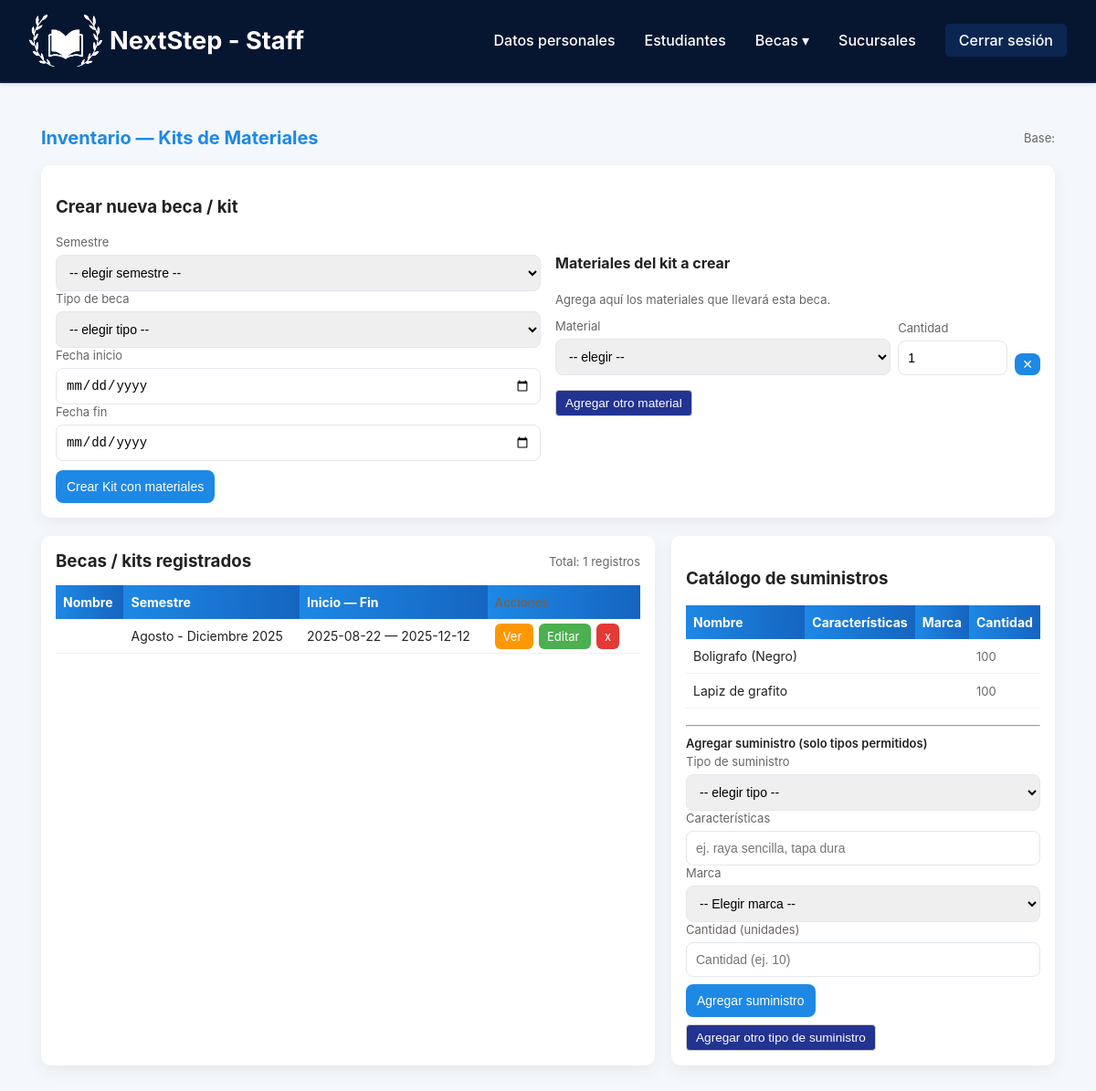
/Staff/Inventario.php, run on an earlier commit of the app's database.
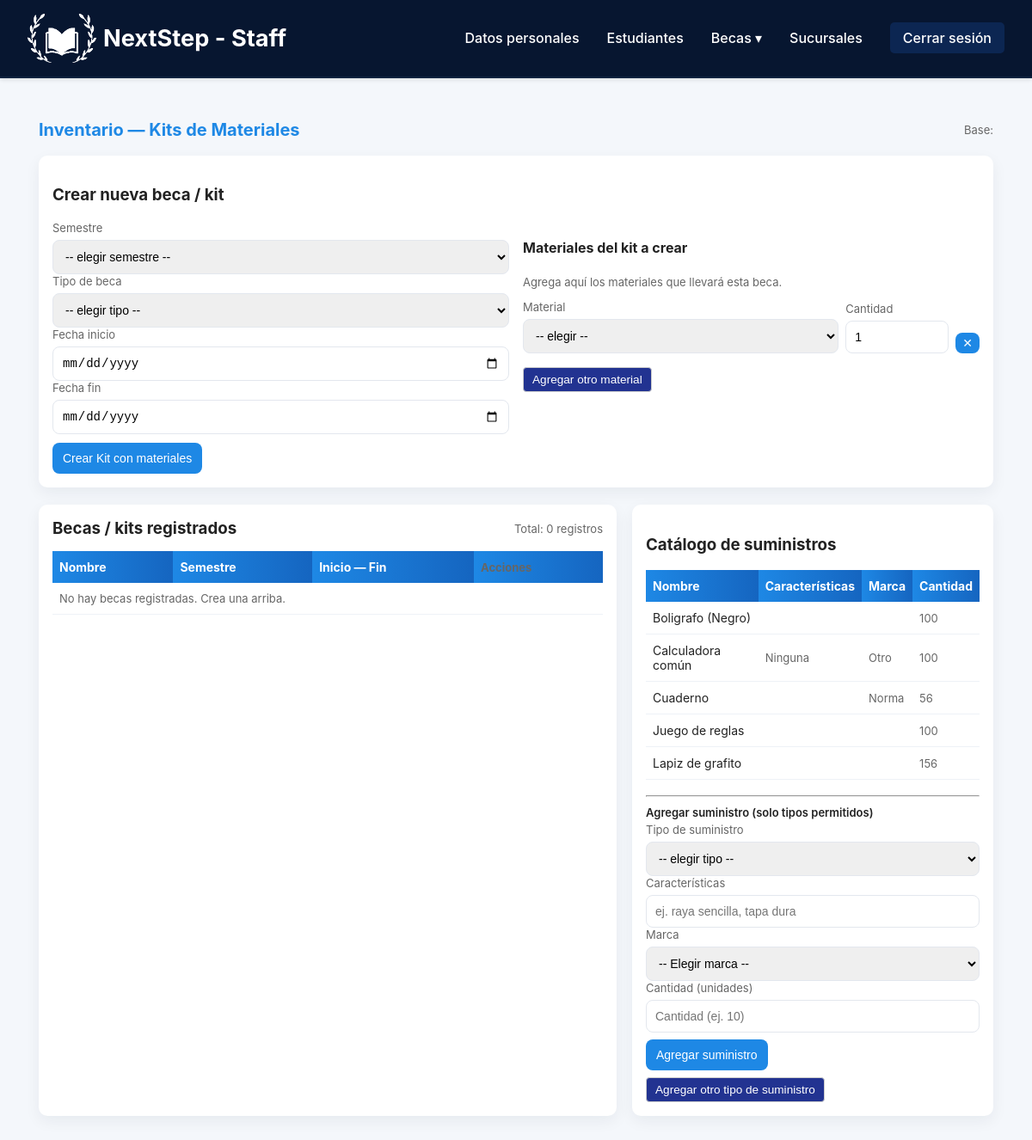
And on a later commit of the database.
### tables this page shows
CREATE TABLE `kit` (
  `ID_Kit` int(11) NOT NULL,
  `Name` varchar(100) NOT NULL,
  `FK_ID_Semester` int(11) NOT NULL,
  `Start_date` date NOT NULL,
  `End_date` date NOT NULL
);

CREATE TABLE `semester` (
  `ID_Semester` int(11) NOT NULL,
  `Period` varchar(30) NOT NULL,
  `Year` int(11) NOT NULL
);

CREATE TABLE `supplies` (
  `ID_Supply` int(11) NOT NULL,
  `Name` varchar(30) NOT NULL,
  `features` varchar(30) DEFAULT NULL,
  `marca` varchar(30) DEFAULT NULL,
  `Unit` varchar(15) NOT NULL
);

### Staff/inventario_logic.php (called while the page is built, shortened)
<?php
require '../Conexiones/db.php';
function h($s) { return htmlspecialchars($s, ENT_QUOTES | ENT_SUBSTITUTE, 'UTF-8'); }
$getAction = $_GET['action'] ?? '';
$registrosPorPagina = 5;
$paginaActual = isset($_GET['pagina']) ? (int)$_GET['pagina'] : 1;
$offset = ($paginaActual - 1) * $registrosPorPagina;
$stmtTotal = $conn->prepare("SELECT COUNT(*) as total FROM kit");
$stmtTotal->execute();
$resultTotal = $stmtTotal->get_result();
$totalKits = $resultTotal->fetch_assoc()['total'] ?? 0;
$supplies_all = [];
$resSup = $conn->query(
    "SELECT ID_Supply, Name, features, marca, Unit
     FROM supplies
     ORDER BY Name"
);
while ($r = $resSup->fetch_assoc()) $supplies_all[] = $r;
$kits = [];
$q = "SELECT k.ID_Kit, k.Name, k.FK_ID_Semester, k.Start_date, k.End_date,
             s.Period, s.Year
      FROM kit k
      LEFT JOIN semester s ON k.FK_ID_Semester = s.ID_Semester
      ORDER BY k.ID_Kit DESC
      LIMIT ? OFFSET ?";
$stmt = $conn->prepare($q);
$stmt->bind_param("ii", $registrosPorPagina, $offset);
$stmt->execute();
$res = $stmt->get_result();
while ($r = $res->fetch_assoc()) $kits[] = $r;
$selectedKitId     = null;

### Staff/Inventario.php (the view, shortened to what this page needs)
<?php
require 'inventario_logic.php';
?>
<!DOCTYPE html>
<html lang="es">
<head>
    <link rel="stylesheet" href="../assets/staff/inventario.css">
</head>
<body>
<?php include '../Includes/HeaderMenuStaff.php'; ?>
<div class="wrap">
    <header>
        <h1>Inventario — Kits de Materiales</h1>
        <div class="small">
            Base:
        </div>
    </header>
    <div class="card card--with-gap">
        <?php
        if ($selectedKitId && $selectedKitInfo) {
            $kit_edit = $selectedKitInfo;
        } else {
            $kit_edit = null;
        }
        ?>
        <?php if ($kit_edit): ?>
            <h3>Editar beca / kit: <?php echo h($kit_edit['Name']); ?></h3>
            <form method="post">
                <input type="hidden" name="action" value="update_kit">
                <input type="hidden" name="id_kit" value="<?php echo h($kit_edit['ID_Kit']); ?>">
                <p class="small">
                    Nombre interno: <strong><?php echo h($kit_edit['Name']); ?></strong>
                </p>
                <label>Semestre</label>
                <select name="fk_semester" required>
                    <option value="">-- elegir semestre --</option>
                    <?php foreach ($semesters as $s): ?>
                        <option value="<?php echo h($s['ID_Semester']); ?>"
                            <?php echo ($kit_edit['FK_ID_Semester']==$s['ID_Semester']) ? 'selected' : ''; ?>>
                            <?php echo h($s['Period'].' '.$s['Year']); ?>
                        </option>
                    <?php endforeach; ?>
                </select>
                <label>Fecha inicio</label>
                <input type="date" name="start_date"
                       value="<?php echo h($kit_edit['Start_date'] ?? ''); ?>" required>
                <label>Fecha fin</label>
                <input type="date" name="end_date"
                       value="<?php echo h($kit_edit['End_date'] ?? ''); ?>" required>
                <div style="margin-top:10px">
                    <button type="submit">Guardar cambios</button>
                    <a href="<?php echo h($_SERVER['PHP_SELF']); ?>?pagina=<?php echo $paginaActual; ?>" class="small link-cancel">Cancelar</a>
                </div>
            </form>
        <?php else: ?>
            <h3>Crear nueva beca / kit</h3>
            <form method="post">
                <div class="kit-create-grid">
                    <div class="kit-create-col">
                        <label>Semestre</label>
                        <select name="fk_semester" required>
                            <option value="">-- elegir semestre --</option>
                        </select>
                        <label>Tipo de beca</label>
                        <select name="kit_level" id="kit_level" required>
                            <option value="">-- elegir tipo --</option>
                        </select>
                        <label>Fecha inicio</label>
                        <input type="date" name="start_date" required>
                        <label>Fecha fin</label>
                        <input type="date" name="end_date" required>
                    </div>
                    <div class="kit-create-col">
                        <h4>Materiales del kit a crear</h4>
                        <p class="small">Agrega aquí los materiales que llevará esta beca.</p>
                        <div id="kit-materials-container">
                            <div class="kit-material-row">
                                <div class="kit-material-col">
                                    <label>Material</label>
                                    <select name="kit_supply_ids[]">
                                        <option value="">-- elegir --</option>
                                    </select>
                                </div>
                                <div class="kit-material-qty">
                                    <label>Cantidad</label>
                                    <input type="number" name="kit_units[]" min="1" value="1">
                                </div>
                                <div class="kit-material-remove">
                                    <button type="button" onclick="removeKitMaterialRow(this)">✕</button>
                                </div>
                            </div>
                        </div>
                        <button type="button" class="btn-secondary-link" onclick="addKitMaterialRow();">
                            Agregar otro material
                        </button>
                    </div>
                </div>
                <div style="margin-top:10px">
                    <button type="submit">Crear Kit con materiales</button>
                </div>
            </form>
        <?php endif; ?>
    </div>
    <div class="grid" style="margin-top:20px;">
        <div class="card">
            <div class="controls-row">
                <h3 style="margin:0">Becas / kits registrados</h3>
                <div class="small">
                    Total: <?php echo $totalKits; ?> registros
                </div>
            </div>
            <table>
                <thead>
                <tr>
                    <th>Nombre</th>
                    <th>Semestre</th>
                    <th>Inicio — Fin</th>
                    <th class="small">Acciones</th>
                </tr>
                </thead>
                <tbody>
                <?php if (empty($kits)): ?>
                    <tr><td colspan="4" class="small">No hay becas registradas. Crea una arriba.</td></tr>
                <?php else: ?>
                    <?php foreach ($kits as $k): ?>
                        <tr>
                            <td><?php echo h($k['Name']); ?></td>
                            <td><?php echo h(($k['Period'] ?? '-') . ' ' . ($k['Year'] ?? '')); ?></td>
                            <td><?php echo h($k['Start_date']); ?> — <?php echo h($k['End_date']); ?></td>
                            <td class="actions">
                                <a class="view"
                                   href="#"
                                   onclick="openKitModal(<?php echo (int)$k['ID_Kit']; ?>); return false;">
                                   Ver
                                </a>
                                <a class="edit"
                                   href="<?php echo h($_SERVER['PHP_SELF']); ?>?action=view_materials&id=<?php echo h($k['ID_Kit']); ?>&pagina=<?php echo $paginaActual; ?>">
                                   Editar
                                </a>
                                <a class="del"
                                   href="<?php echo h($_SERVER['PHP_SELF']); ?>?action=delete_kit&id=<?php echo h($k['ID_Kit']); ?>&pagina=<?php echo $paginaActual; ?>"
                                   onclick="return confirm('¿Eliminar beca/kit y sus materiales?')">
                                   x
                                </a>
                            </td>
                        </tr>
                    <?php endforeach; ?>
                <?php endif; ?>
                </tbody>
            </table>
        </div>
        <aside>
            <div class="card">
                <h3>Catálogo de suministros</h3>
                <table id="supplies-table" style="margin-bottom:8px">
                    <thead>
                        <tr>
                            <th>Nombre</th>
                            <th>Características</th>
                            <th>Marca</th>
                            <th>Cantidad</th>
                        </tr>
                    </thead>
                    <tbody>
                        <?php if (empty($supplies_all)): ?>
                            <tr><td colspan="4" class="small">No hay suministros registrados.</td></tr>
                        <?php else: ?>
                            <?php foreach ($supplies_all as $sp): ?>
                                <tr>
                                    <td><?php echo h($sp['Name']); ?></td>
                                    <td class="small"><?php echo h($sp['features']); ?></td>
                                    <td class="small"><?php echo h($sp['marca']); ?></td>
                                    <td class="small"><?php echo h($sp['Unit']); ?></td>
                                </tr>
                            <?php endforeach; ?>
                        <?php endif; ?>
                    </tbody>
                </table>
                <hr class="divider">
                <p class="form-subtitle">
                    Agregar suministro (solo tipos permitidos)
                </p>
                <form method="post" id="form-suministro-basico">
                    <label>Tipo de suministro</label>
                    <select name="s_name" required>
                        <option value="">-- elegir tipo --</option>
                    </select>
                    <label>Características</label>
                    <input type="text" name="s_features" placeholder="ej. raya sencilla, tapa dura">
                    <label>Marca</label>
                    <select name="s_marca" required>
                        <option value="">-- Elegir marca --</option>
                    </select>
                    <label>Cantidad (unidades)</label>
                    <input type="number" name="s_unit" min="1" placeholder="Cantidad (ej. 10)" required>
                    <div class="form-actions">
                        <button type="submit">Agregar suministro</button>
                    </div>
                </form>
                <button type="button" class="btn-secondary-link"
                        onclick="toggleOtroSuministro();">
                    Agregar otro tipo de suministro
                </button>
            </div>
        </aside>
    </div>
</div>
</body>
</html>

### Includes/HeaderMenuStaff.php (shortened to what this page needs)
<header class="header">
    <div class="container-header">
        <a href="../Staff/index.php" class="logo">
            <div class="logo-box">
                <img src="../assets/Imagenes/Logo3.png" alt="Logo NextStep" class="logo-img">
            </div>
            <span>NextStep - Staff</span>
        </a>
    </div>
    <ul class="menu">
        <li><a href="../Staff/Perfil.php" class="pagina">Datos personales</a></li>
        <li><a href="../Staff/listStudents.php" class="pagina">Estudiantes</a></li>
        <li class="dropdown">
            <a href="#" class="pagina dropdown-toggle">Becas ▾</a>
        </li>
        <li><a href="../Staff/Branches.php" class="pagina">Sucursales</a></li>
        <li><a href="../Staff/logout.php" class="pagina logout">Cerrar sesión</a></li>
    </ul>
</header>

### assets/Staff/inventario.css (style rules this page uses)
:root { --primary:#1e88e5; --accent:#ffb300; --danger:#e53935; --muted:#666; --card:#fff; }
* { box-sizing:border-box; }
body { font-family:Inter,Segoe UI,Arial,sans-serif; margin:0; background:#f4f7fb; color:#222; }
.wrap { max-width:1150px; margin:28px auto; padding:20px; }
header { display:flex; align-items:center; justify-content:space-between; margin-bottom:18px; }
header h1 { margin:0; font-size:20px; color:var(--primary); }
.grid { display:grid; grid-template-columns: 1fr 420px; gap:18px; }
.card { background:var(--card); padding:16px; border-radius:10px; box-shadow:0 6px 18px rgba(20,30,50,0.06); }
.card--with-gap { margin-bottom:12px; }
label { display:block; font-size:13px; color:var(--muted); margin-bottom:6px; }
input[type="text"], input[type="date"], input[type="number"], select, textarea { width:100%; padding:10px; border:1px solid #e3e7ee; border-radius:8px; font-size:14px; }
button { background:var(--primary); color:white; padding:10px 12px; border:none; border-radius:8px; cursor:pointer; font-size:14px; }
table { width:100%; border-collapse:collapse; margin-top:12px; }
th, td { padding:10px 8px; text-align:left; border-bottom:1px solid #eef2f7; font-size:14px; }
th { background:linear-gradient(90deg,var(--primary),#1565c0); color:white; border-bottom:none; }
.small { font-size:13px; color:var(--muted); }
.divider { margin:10px 0; }
.form-actions { margin-top:8px; }
.form-subtitle { font-size:13px; font-weight:600; margin:6px 0 4px; }
.controls-row { display:flex; justify-content:space-between; align-items:center; margin-bottom:15px; }
.btn-secondary-link { margin-top:8px; font-size:0.85rem; background:#223391; border:1px solid #ccc; border-radius:4px; padding:6px 10px; cursor:pointer; color:#fff; }
.kit-create-grid { display:flex; flex-wrap:wrap; gap:16px; }
.kit-create-col { flex:1 1 260px; min-width:260px; }
.kit-material-row { display:flex; gap:8px; align-items:flex-end; margin-bottom:8px; }
.kit-material-col { flex:1 1 260px; }
.kit-material-qty { width:120px; }
.kit-material-remove button { padding:4px 8px; }
.actions a { margin-right:6px; text-decoration:none; padding:6px 9px; border-radius:6px; color:white; font-size:13px; }
.edit { background:#4caf50; }
.del { background:var(--danger); }
.view { background:#ff9800; }

### Includes/HeaderMenuStaff.php (style rules this page uses)
.header { width: 100%; background-color: #071630; border-bottom: 2px solid #0d223f; padding: 1rem 2rem; position: sticky; top: 0; z-index: 1000; display: flex; justify-content: space-between; align-items: center; box-shadow: 0 2px 5px rgba(0,0,0,0.1); }
.header .logo { color: #fff; font-weight: bold; font-size: 1.7rem; text-decoration: none; cursor: pointer; transition: color 0.3s; display: flex; align-items: center; gap: 0.5rem; }
.logo-img { height: auto; width: 80px; display: block; }
.menu { display: flex; list-style: none; gap: 2rem; margin: 0; padding: 0; }
.menu li { position: relative; }
.menu .pagina { color: #fff; text-decoration: none; font-size: 1rem; font-weight: 500; transition: color 0.3s, border-bottom 0.3s; padding-bottom: 4px; }
.dropdown::before { content: ''; position: absolute; top: 100%; left: 0; width: 100%; height: 15px; background: transparent; z-index: 1999; }
.menu .logout { background-color: #0c2652ff; padding: 8px 15px; border-radius: 5px; transition: background-color 0.3s; }

What changed in the data, as far as the page shows it:
removed kit: FK_ID_Semester.Year "Agosto - Diciembre 2025", Start_date "2025-08-22", End_date "2025-12-12"
added supplies: Name "Calculadora común", features "Ninguna", marca "Otro", Unit "100"
added supplies: Name "Cuaderno", marca "Norma", Unit "56"
added supplies: Name "Juego de reglas", Unit "100"
changed supplies "Lapiz de grafito": Unit "100" → "156"
Also different on the page:
$totalKits: "1" → "0"
text now shown: "No hay becas registradas. Crea una arriba."
